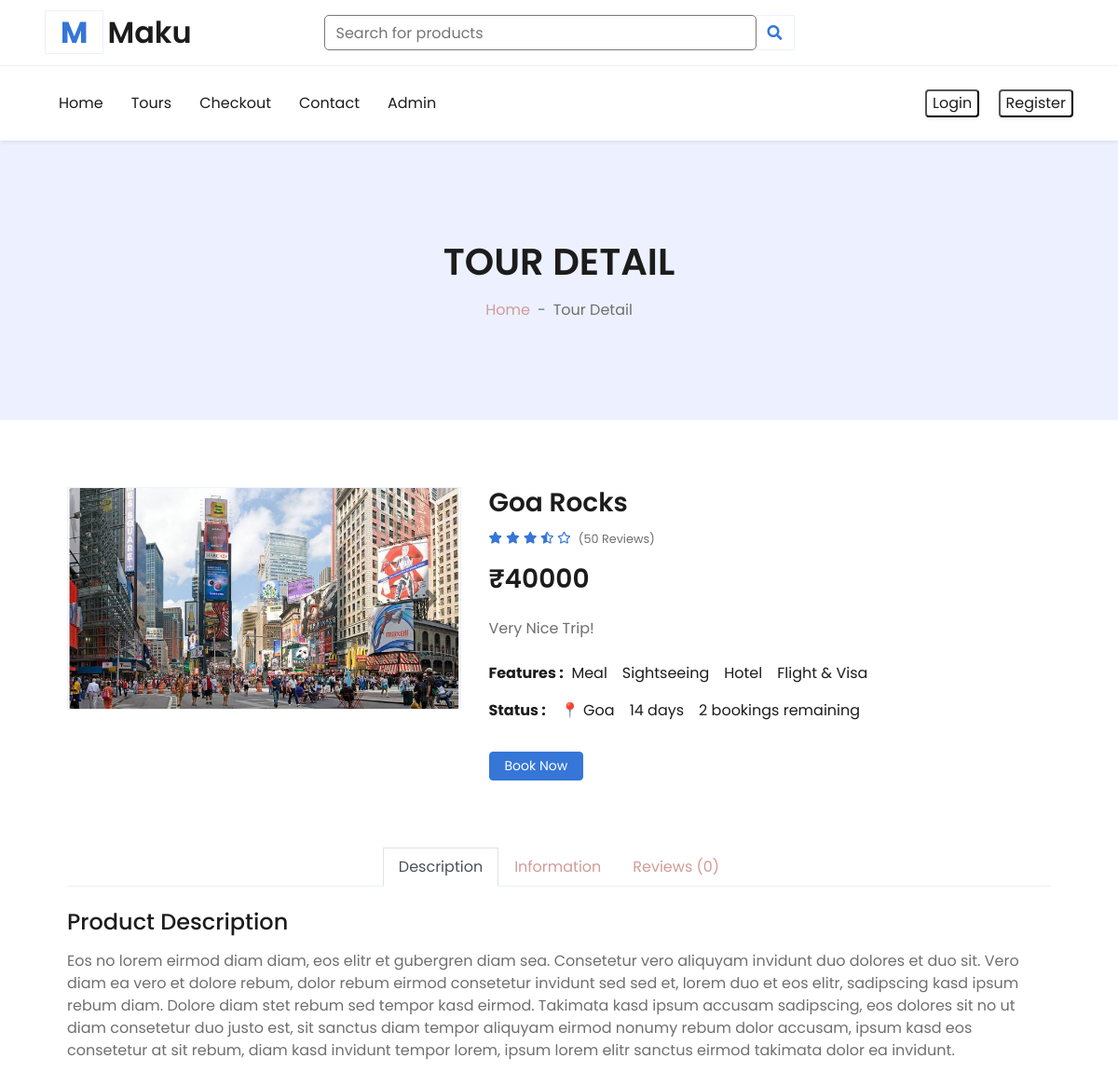
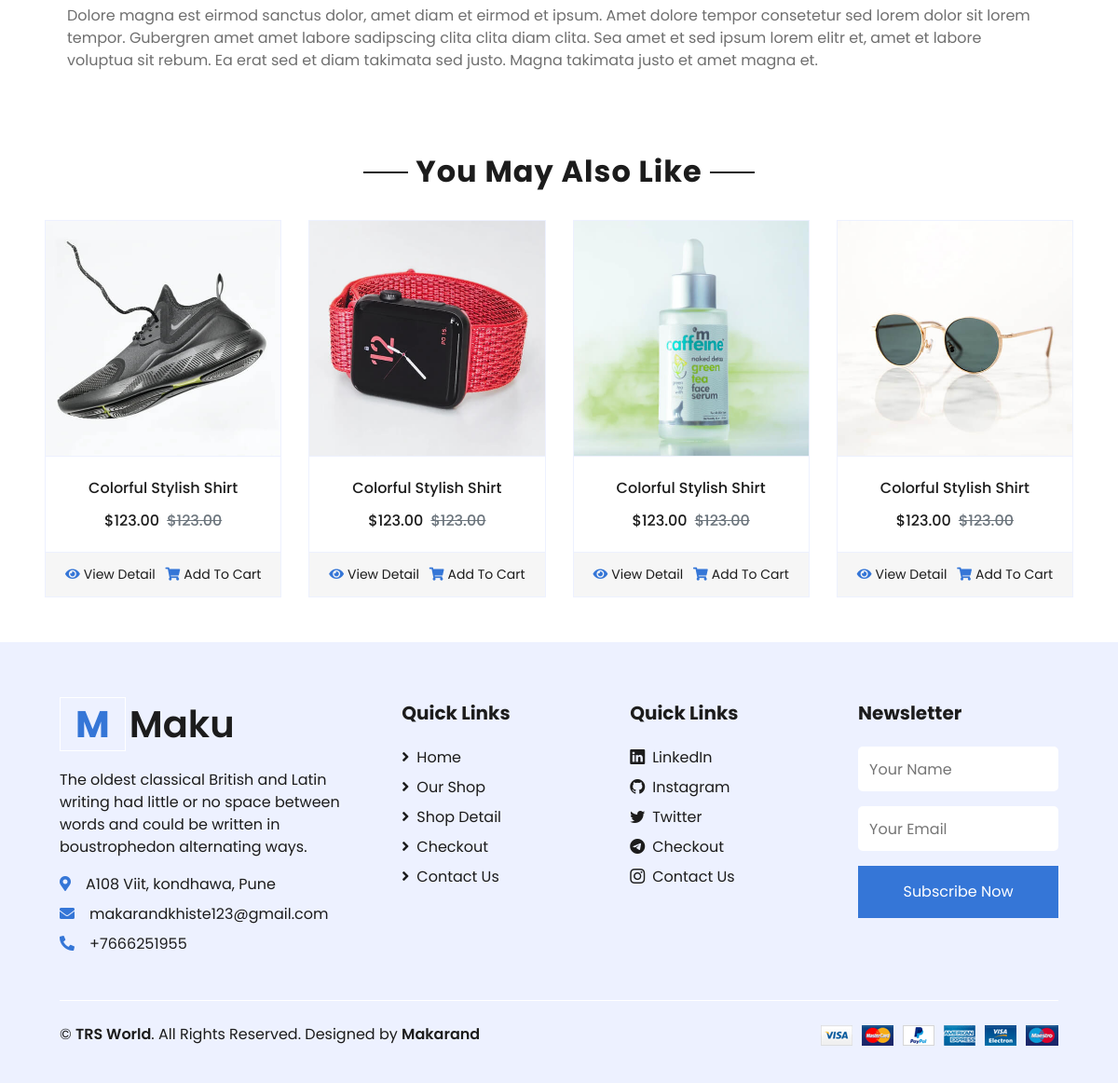
Page /detail.php?id=14 on the committed database (2 pictures, top to bottom).
### tables this page shows
CREATE TABLE `settings` (
  `sr_no` int(11) NOT NULL,
  `site_title` varchar(50) NOT NULL,
  `site_about` varchar(500) NOT NULL,
  `shutdown` tinyint(1) NOT NULL
);

CREATE TABLE `tour_images` (
  `sr_no` int(11) NOT NULL,
  `tour_id` int(11) NOT NULL,
  `image` varchar(150) NOT NULL,
  `thumb` tinyint(4) NOT NULL DEFAULT 0
);

CREATE TABLE `tours` (
  `id` int(11) NOT NULL,
  `feature_name` varchar(50) NOT NULL,
  `package_type` varchar(50) NOT NULL,
  `speciality_tour` varchar(50) NOT NULL,
  `days` int(11) NOT NULL,
  `price` int(11) NOT NULL,
  `location` varchar(50) NOT NULL,
  `description` varchar(400) NOT NULL,
  `quantity` int(11) NOT NULL,
  `status` tinyint(4) DEFAULT 1,
  `removed` int(11) NOT NULL DEFAULT 0
);

CREATE TABLE `features` (
  `sr_no` int(11) NOT NULL,
  `name` varchar(100) NOT NULL
);

CREATE TABLE `contact_details` (
  `sr_no` int(11) NOT NULL,
  `address` varchar(200) NOT NULL,
  `con_email` varchar(50) NOT NULL,
  `pn1` varchar(20) NOT NULL,
  `op_hour` varchar(50) NOT NULL,
  `gmap` varchar(100) NOT NULL,
  `iframe` varchar(1000) NOT NULL
);

### detail.php (the view, shortened to what the rows shown need)
<!DOCTYPE html>
<html lang="en">
<head>
    <link href="https://cdnjs.cloudflare.com/ajax/libs/font-awesome/5.10.0/css/all.min.css" rel="stylesheet">
    <link href="lib/owlcarousel/assets/owl.carousel.min.css" rel="stylesheet">
    <link href="css/style.css" rel="stylesheet">
</head>
<body>
    <?php
    include('include/header.php');
    ?>
    <?php
    $data = filteration($_GET);
    $tour_res = select("SELECT * FROM `tours` WHERE `id`=? AND `status`=? AND `removed`=?", [$data['id'], 1, 0], 'iii');
    $tour_data = mysqli_fetch_assoc($tour_res);
    $book_btn = "<button id='myBtn' disabled class='btn btn-sm bg-success rounded shadow-none'>Book Now</button>";
    if (!$contact_m['shutdown']) {
        $book_btn = "<a href='#' class='btn btn-primary btn-sm px-3 shadow-none rounded'>Book Now</a>";
    }
    ?>
    <div class="container-fluid bg-secondary mb-5">
        <div class="d-flex flex-column align-items-center justify-content-center" style="min-height: 300px">
            <h1 class="font-weight-semi-bold text-uppercase mb-3">Tour Detail</h1>
        </div>
    </div>
    <div class="container-fluid p-4">
        <div class="row px-xl-5">
            <div class="col-lg-5 pb-5">
                <div id="product-carousel" class="carousel slide" data-ride="carousel">
                    <div class="carousel-inner border">
                        <?php
                        $tour_img = TOURS_IMG_PATH . "thumbnail.jpg";
                        $img_q = mysqli_query($con, "SELECT * FROM `tour_images`
                            WHERE `tour_id`='$tour_data[id]'");
                        if (mysqli_num_rows($img_q) > 0) {
                            $active_class = 'active';
                            while ($img_res = mysqli_fetch_assoc($img_q)) {
                                echo "<div class='carousel-item $active_class'>
                                        <img class='w-100 h-100 rounded' src='" . TOURS_IMG_PATH . $img_res['image'] . "'>
                                    </div>
                                    ";
                                $active_class = '';
                            }
                        } else {
                            echo "<div class='carousel-item active'>
                                    <img class='w-100 h-100' src='$tour_img'>
                                </div>";
                        }
                        ?>
                    </div>
                </div>
            </div>
            <div class="col-lg-7 pb-5">
                <h3 class="font-weight-semi-bold"><?php echo $tour_data['feature_name'] ?></h3>
                <div class="d-flex mb-3">
                    <div class="text-primary mr-2">
                    </div>
                    <small class="pt-1">(50 Reviews)</small>
                </div>
                <h3 class="font-weight-semi-bold mb-4">₹<?php echo $tour_data['price'] ?></h3>
                <p class="mb-4"><?php echo $tour_data['description'] ?></p>
                <?php
                    $fea_q = mysqli_query($con, "SELECT f.name FROM `features` f
                    INNER JOIN `tour_features` tfea ON f.sr_no = tfea.features_id
                    WHERE tfea.tour_id = '$tour_data[id]'");
                    $features_data = "";
                    while($fea_row = mysqli_fetch_assoc($fea_q))
                    {
                        $features_data .="<span class='text-dark custom-control-inline me-1 p-0'>$fea_row[name]</span>";
                    }
                    echo<<<features
                        <div class="d-flex">
                            <p class="text-dark"><b>Features :</b></p>&nbsp&nbsp
                            $features_data
                        </div>
                    features;
                ?>
                <div class="d-flex mb-4">
                    <p class="text-dark font-weight-medium mb-0 mr-3"><b>Status :</b></p>
                    <span class='text-dark custom-control-inline me-1 p-0'> 📍 <?php echo $tour_data['location'] ?></span>
                    <span class='text-dark custom-control-inline me-1 p-0'><?php echo $tour_data['days'] ?> days</span>
                    <span class='text-dark custom-control-inline me-1 p-0'><?php echo $tour_data['quantity'] ?> bookings remaining</span>
                </div>
                <?php
                    echo<<<book
                        <div class="d-flex align-items-center mb-4 pt-2">
                            $book_btn
                        </div>
                    book;
                ?>
            </div>
        </div>
    </div>
    <div class="container-fluid py-5">
        <div class="text-center mb-4">
            <h2 class="section-title px-5"><span class="px-2">You May Also Like</span></h2>
        </div>
    </div>
    <?php
    include('include/footer.php');
    ?>
</body>
</html>

### include/header.php (shortened to what the rows shown need)
<?php
 require('admin/inc/db_config.php');
 $contact_m = "SELECT * FROM `settings` WHERE `sr_no`=?";
 $values = [1];
 $contact_m = mysqli_fetch_assoc(select($contact_m, $values, 'i'));
 ?>
<link rel="stylesheet" href="https://cdn.jsdelivr.net/npm/bootstrap-icons@1.3.0/font/bootstrap-icons.css">
<div class="container-fluid">
    <div class="row align-items-center py-3 px-xl-5">
        <div class="col-lg-3 d-none d-lg-block">
            <a href="" class="text-decoration-none">
                <h2 class="m-0 display-5 font-weight-semi-bold"><span class="text-primary font-weight-bold border px-3 mr-1">M</span><?php echo $contact_m['site_title'] ?></h2>
            </a>
        </div>
    </div>
</div>

### include/footer.php (shortened to what the rows shown need)
<?php
$contact_q = "SELECT * FROM `contact_details` WHERE `sr_no`=?";
$values = [1];
$contact_r = mysqli_fetch_assoc(select($contact_q, $values, 'i'));
$contact_m = "SELECT * FROM `settings` WHERE `sr_no`=?";
$values = [1];
$contact_m = mysqli_fetch_assoc(select($contact_m, $values, 'i'));
?>
<div class="container-fluid bg-secondary text-dark p-3">
    <div class="row px-xl-5 pt-5">
        <div class="col-lg-4 col-md-12 mb-5 pr-3 pr-xl-5">
            <a href="" class="text-decoration-none">
                <h1 class="mb-4 display-5 font-weight-semi-bold"><span class="text-primary font-weight-bold border border-white px-3 mr-1">M</span><?php echo $contact_m['site_title'] ?></h1>
            </a>
            <p><?php echo $contact_m['site_about'] ?></p>
            <p class="mb-2"><i class="fa fa-map-marker-alt text-primary mr-3"></i><?php echo $contact_r['address'] ?></p>
            <p class="mb-2"><i class="fa fa-envelope text-primary mr-3"></i><?php echo $contact_r['con_email'] ?></p>
            <p class="mb-0"><i class="fa fa-phone-alt text-primary mr-3"></i>+<?php echo $contact_r['pn1'] ?></p>
        </div>
    </div>
</div>

### rows in the picture
settings: site_title "Maku", site_about "The oldest classical British and Latin writing had little or no space between words and could be written in boustrophedon alternating ways."
tour_images: image (picture)
tours: feature_name "Goa Rocks", price "40000", description "Very Nice Trip!", location "Goa", days "14", quantity "2"
features: name "Meal"
features: name "Sightseeing"
features: name "Hotel"
features: name "Flight & Visa"
contact_details: address "A108 Viit, kondhawa, Pune", con_email "makarandkhiste123@gmail.com", pn1 "7666251955"
